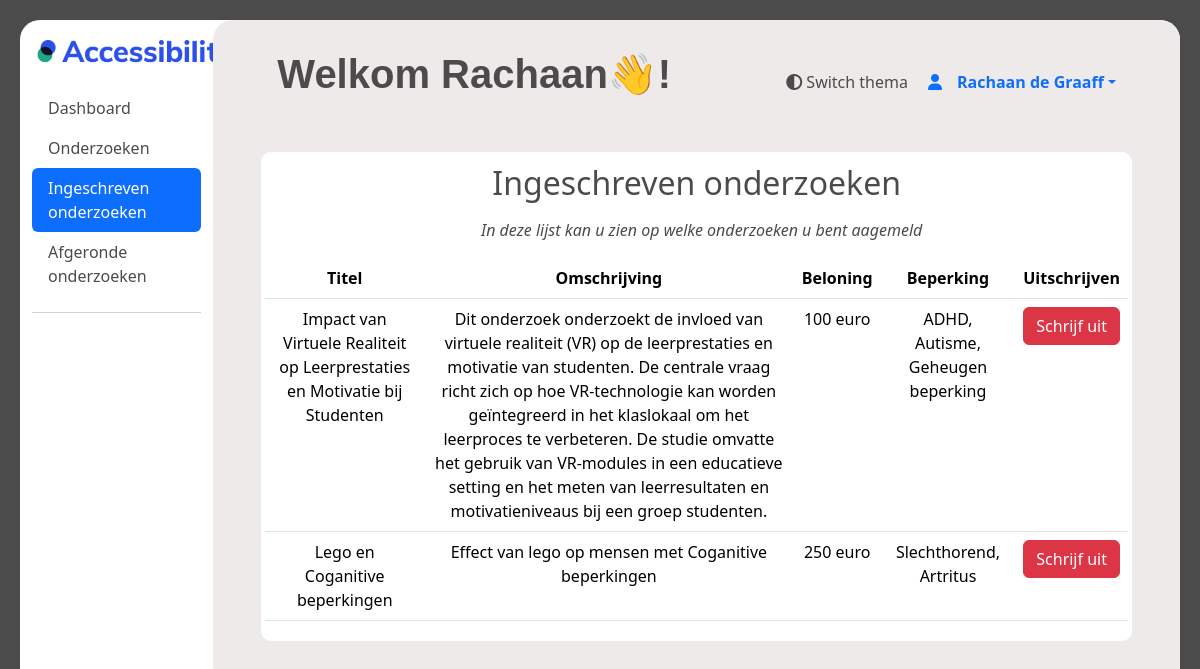
/ervaringsdeskundige/registered_investigations (signed in), run on the app's committed database.
### ervaringsdeskundige/models.py (models this page shows, shortened)
class User(AbstractUser):
    first_name = models.CharField(max_length=100)
    last_name = models.CharField(max_length=100)
    postcode = models.CharField(max_length=10)
    geslacht = models.CharField(max_length=10, choices=[('M','Man'),('V', 'Vrouw'), ('0', 'Anders')])
    email = models.EmailField()
    telefoonnummer = models.CharField(max_length=100)
    geboortedatum = models.DateField()
    gebruikte_hulpmiddelen = models.TextField(max_length=200)
    bijzonderheden = models.TextField(max_length=100, default='', blank=True)
    beschikbaar_vanaf = models.DateTimeField()
    beschikbaar_tot = models.DateTimeField()
    bijzonderheden_beschikbaarheid = models.TextField(max_length=100, blank=True)
    username = models.CharField(max_length=100, unique=True)
    voorkeur_benadering = models.CharField(max_length=20)
    status = models.CharField(max_length=10, default=1)
    opmerking_verwijderd = models.TextField(blank=True, null=True)
    datum_goedgekeurd = models.DateTimeField(blank=True, null=True)
    goedegekeurd_door = models.CharField(max_length=100, null=True)
    groups = models.ManyToManyField(
        Group,
        verbose_name='groups',
        related_name='user_groups',
        blank=True,
        help_text='The groups this user belongs to. A user will get all permissions granted to each of their groups.',
        related_query_name='user',
    )
    user_permissions = models.ManyToManyField(
        Permission,
        verbose_name='user permissions',
        related_name='user_user_permissions',
        blank=True,
        help_text='Specific permissions for this user.',
        related_query_name='user',
    )

### main/models.py (models this page shows)
class Onderzoeken(models.Model):
    onderzoeks_id = models.AutoField(primary_key=True)
    organisatie = models.ForeignKey('Organisaties', models.DO_NOTHING)
    status = models.IntegerField(default=1)
    titel = models.TextField()
    omschrijving = models.TextField()
    datum_vanaf = models.DateTimeField()
    datum_tot = models.DateTimeField()
    soort_onderzoek = models.IntegerField()
    locatie = models.TextField(blank=True, null=True)
    met_beloning = models.IntegerField()
    beloning = models.TextField(blank=True, null=True)
    doelgroep_leeftijd_van = models.IntegerField()
    doelgroep_leeftijd_tot = models.IntegerField()
    contact_opgenomen = models.IntegerField(default=0)
    opmerkingen_beheerder = models.IntegerField(blank=True, null=True)
    type_onderzoek = models.ForeignKey('TypeOnderzoek', models.DO_NOTHING, db_column='type_onderzoek')
    class Meta:
        managed = False
        db_table = 'Onderzoeken'

class Beperkingen(models.Model):
    omschrijving = models.TextField()
    soort = models.TextField()
    class Meta:
        managed = False
        db_table = 'Beperkingen'

### ervaringsdeskundige/views.py (the view)
# urls.py: path('registered_investigations', views.registered_investigations, name='registered_investigations'),
@login_required
def registered_investigations(request):
    user_id = request.user.id
    current_investigations = Deelnames.objects.filter(ervaringsdeskundige_id=user_id).filter(status=1)
    investigation_ids = current_investigations.values_list('onderzoeks_id', flat=True)
    investigations = Onderzoeken.objects.filter(onderzoeks_id__in=investigation_ids)
    investigations_with_limitations = {}
    for investigation in investigations:
        limitation_ids = BeperkingenOnderzoeken.objects.filter(onderzoeks_id=investigation.onderzoeks_id).values_list('beperking_id', flat=True)
        limitations = Beperkingen.objects.filter(id__in=limitation_ids)
        investigations_with_limitations[investigation.onderzoeks_id] = {
            'onderzoek': investigation,
            'beperkingen': limitations,
        }
    return render(
        request,
        "ervaringsdeskundige/registered_investigations.html",
        {"investigations": investigations_with_limitations},
    )

### templates/ervaringsdeskundige/registered_investigations.html (shortened to what this page needs)
{% extends "ervaringsdeskundige/base.html" %}
{% load static %}
{% block content %}
<div class="container-fluid" style="height: 94vh;">
    <div class="row">
        <nav id="sidebar" class="col-md-3 col-lg-2 d-md-block sidebar">
          <a href="#">
            <img style="margin: 20px; margin-left: 5px;" src="{% static 'images/logo_accessibility.png' %}" width="200px" alt="Logo van Accessibility">
          </a>
            <div class="position-sticky">
              <ul class="nav nav-pills flex-column mb-auto">
                <li class="nav-item">
                  <a href="/ervaringsdeskundige/dashboard" class="nav-link menu_text" >
                    Dashboard
                  </a>
                </li>
                <li>
                  <a href="/ervaringsdeskundige/onderzoeken" class="nav-link menu_text">
                    Onderzoeken
                  </a>
                </li>
                <li>
                  <a href="registered_investigations" class="nav-link active" aria-current="page">
                    Ingeschreven onderzoeken
                  </a>
                </li>
                <li>
                  <a href="/ervaringsdeskundige/completed_investigations" class="nav-link menu_text">
                    Afgeronde onderzoeken
                  </a>
                </li>
              </ul>
              <hr>
            </div>
        </nav>
        <div style="height: 94vh;" id="dashboard_main" class="col-md-9 ms-sm-auto col-lg-10 px-md-4">
        <div id="dashboard_overflow">
        <main >
          <div class="text-center" style="padding-top: 20px;">
            <div>
                  <div id="search" style="height: 20px;">
                    <a  style="margin-right: 20px;" onclick="toggleTheme()" tabindex="0"><i class="fa-solid fa-circle-half-stroke"></i>      Switch thema </a>
                    <div class="dropdown">
                      <a href="#" class="d-flex align-items-center text-decoration-none dropdown-toggle" id="dropdownUser2" data-bs-toggle="dropdown" aria-expanded="false" aria-label="dropdown menu met dashboard, profiel en loguit opties">
                        <i class="fa-solid fa-user" style="padding-right: 15px;" width="32" height="32" class="rounded-circle me-2"></i>
                        <strong>{{ user.first_name}} {{ user.last_name}}</strong>
                      </a>
                    </div>
                  </div>
                  <h1 style="margin: 10px; margin-left: 40px;" class="text-start extra-bold-header">Welkom {{ user.first_name }}👋!</h1>
          </div>
          </div>
          <div class="text-center" style="padding-top: 20px;">
            <div id="custom_cont"  class="m-4 p-1">
              <table class="custom_table table p-3">
                <h2 aria-describedby="table_completed_research_discription" class="p-2">Ingeschreven onderzoeken</h2>
                <p id="table_completed_research_discription" style="margin-left: 10px;"><em>In deze lijst kan u zien op welke onderzoeken u bent aagemeld</em></p>
                <thead>
                  <tr>
                      <th scope="col">Titel</th>
                      <th scope="col">Omschrijving</th>
                      <th scope="col">Beloning</th>
                      <th scope="col">Beperking</th>
                      <th scope="col">Uitschrijven</th>
                  </tr>
                  </thead>
                  <tbody>
                    {% for investigation_id, data in investigations.items %}
                    <tr>
                    <td>{{ data.onderzoek.titel }}</td>
                    <td>{{ data.onderzoek.omschrijving }}</td>
                    <td>{% if data.onderzoek.met_beloning == 1 %}
                            {{ data.onderzoek.beloning }}
                        {% else %}
                            Geen beloning beschikbaar
                        {% endif %}</td>
                    <td>
                          {% for limitation in data.beperkingen %}
                              {{ limitation.omschrijving }}{% if not forloop.last %},{% endif %}
                          {% endfor %}
                    </td>
                    <td>
                        <form method="post" action="unsubscribe_investigation/{{ data.onderzoek.onderzoeks_id }}">
                          <button type="submit" class="btn btn-danger">Schrijf uit</button>
                        </form></td></tr>
                    {% endfor %}
                  </tbody>
              </table>
          </div>
            </div>
      </main>
    </div>
    </div>
    </div>
</div>
{% endblock %}

### static/css/main.css (style rules this page uses)
:root { --background-light: #f5f5f5; --background-dark: #1f1f1f; --text-light: #4b4b4b; --text-dark: #ffffff; --accent-light: #9faecb; --accent-dark: #848484; --card-background-light: #ffffff; --card-background-dark: #393a69; --card-shadow-light: #bbbbbb; --card-shadow-dark: #7a7a7a; --border-light: #dddddd; --border-dark: #333333; --link-light: #007bff; --link-dark: #ff7f50; }
#content, .table, #dashboard_main, .rectangle, .card_stat, #custom_cont { transition: background-color 0.5s ease, color 0.3s ease, border-radius 0.5s ease; }
p { margin-top: 0; margin-bottom: 1rem; }
#search { margin-top: 10px; margin-right: 30px; float: right; justify-content: space-between; display: flex; padding: 10px; height: 80px; }
#custom_cont:not(.dark) { background-color: white; border-radius: 10px; }
.table { padding: 10px; }
body:not(.dark) { background-color: var(--text-light); color: var(--text-light); }
#sidebar { border-radius: 20px; }
#dashboard_main:not(.dark) { border-radius: 20px; background-color: #eeeaea; }
h1:not(.dark) { color: var(--tekst-light); }
#dashboard_overflow { overflow-y: auto; overflow-x: hidden; max-height: 94vh; height: 100%; }
.extra-bold-header { font-family: 'Inner', sans-serif; font-weight: 800; color: #4b4b4b; }
.custom_table:not(.dark) { background-color: #ffffff; color: var(--text-light); }
.menu_text:not(.dark) { color: var(--text-light); }

### data on the page
User: first_name "Rachaan", last_name "de Graaff"
Onderzoeken: onderzoek.titel "Impact van Virtuele Realiteit op Leerprestaties en Motivatie bij Studenten", onderzoek.omschrijving "Dit onderzoek onderzoekt de invloed van virtuele realiteit (VR) op de leerprestaties en motivatie van studenten. De centrale vraag richt zich op hoe VR-technologie kan worden geïntegreerd in het klaslokaal om het leerproces te verbeteren. De studie omvatte het gebruik van VR-modules in een educatieve setting en het meten van leerresultaten en motivatieniveaus bij een groep studenten.", onderzoek.beloning "100 euro"
Beperkingen: omschrijving "ADHD"
Beperkingen: omschrijving "Autisme"
Beperkingen: omschrijving "Geheugen beperking"
Onderzoeken: onderzoek.titel "Lego en Coganitive beperkingen", onderzoek.omschrijving "Effect van lego op mensen met Coganitive beperkingen", onderzoek.beloning "250 euro"
Beperkingen: omschrijving "Slechthorend"
Beperkingen: omschrijving "Artritus"
